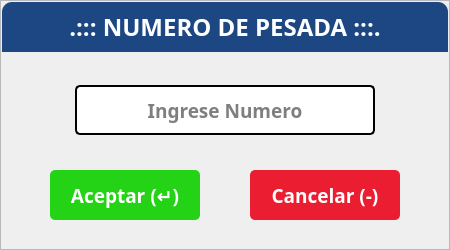
    <widget class="QFrame" name="frmSeleccionarEditarPesada">
     <property name="geometry">
      <rect>
       <x>575</x>
       <y>325</y>
       <width>450</width>
       <height>250</height>
      </rect>
     </property>
     <property name="styleSheet">
      <string notr="true">#frmSeleccionarEditarPesada{background-color: rgb(255, 255, 255);
color: rgb(0, 0, 0);
border:none;
border-radius: 10px;
border: 2px solid #D9D9D9;}</string>
     </property>
     <property name="frameShape">
      <enum>QFrame::StyledPanel</enum>
     </property>
     <property name="frameShadow">
      <enum>QFrame::Raised</enum>
     </property>
     <widget class="QLineEdit" name="txtNumeroDePesada">
      <property name="geometry">
       <rect>
        <x>75</x>
        <y>85</y>
        <width>300</width>
        <height>50</height>
       </rect>
      </property>
      <property name="font">
       <font>
        <family>Poppins</family>
        <pointsize>14</pointsize>
        <weight>75</weight>
        <bold>true</bold>
       </font>
      </property>
      <property name="styleSheet">
       <string notr="true">background-color: rgb(255, 255, 255);
color: rgb(0, 0, 0);
border-radius: 5px;
border: 2px solid #000;
padding: 5px</string>
      </property>
      <property name="text">
       <string/>
      </property>
      <property name="alignment">
       <set>Qt::AlignCenter</set>
      </property>
      <property name="placeholderText">
       <string>Ingrese Numero</string>
      </property>
     </widget>
     <widget class="QPushButton" name="btnAceptarFrmSeleccionarEditarPesada">
      <property name="geometry">
       <rect>
        <x>50</x>
        <y>170</y>
        <width>150</width>
        <height>50</height>
       </rect>
      </property>
      <property name="font">
       <font>
        <family>Poppins</family>
        <pointsize>14</pointsize>
        <weight>75</weight>
        <bold>true</bold>
       </font>
      </property>
      <property name="cursor">
       <cursorShape>PointingHandCursor</cursorShape>
      </property>
      <property name="styleSheet">
       <string notr="true">background-color: rgb(36, 211, 21);
color: rgb(255, 255, 255);
border:none;
border-radius: 5px;</string>
      </property>
      <property name="text">
       <string>Aceptar (↵)</string>
      </property>
      <property name="flat">
       <bool>false</bool>
      </property>
     </widget>
     <widget class="QPushButton" name="btnCancelarFrmSeleccionarEditarPesada">
      <property name="geometry">
       <rect>
        <x>250</x>
        <y>170</y>
        <width>150</width>
        <height>50</height>
       </rect>
      </property>
      <property name="font">
       <font>
        <family>Poppins</family>
        <pointsize>14</pointsize>
        <weight>75</weight>
        <bold>true</bold>
       </font>
      </property>
      <property name="cursor">
       <cursorShape>PointingHandCursor</cursorShape>
      </property>
      <property name="styleSheet">
       <string notr="true">background-color: rgb(234, 29, 49);
color: rgb(255, 255, 255);
border:none;
border-radius: 5px;</string>
      </property>
      <property name="text">
       <string>Cancelar (-)</string>
      </property>
     </widget>
     <widget class="QLabel" name="lblTituloNumeroPesada">
      <property name="geometry">
       <rect>
        <x>2</x>
        <y>2</y>
        <width>446</width>
        <height>50</height>
       </rect>
      </property>
      <property name="font">
       <font>
        <family>Poppins</family>
        <pointsize>18</pointsize>
        <weight>75</weight>
        <bold>true</bold>
       </font>
      </property>
      <property name="styleSheet">
       <string notr="true">background-color: rgb(29, 71, 131);
color: rgb(255, 255, 255);
border-top-left-radius: 10px;
border-top-right-radius: 10px;</string>
      </property>
      <property name="text">
       <string>.::: NUMERO DE PESADA :::.</string>
      </property>
      <property name="alignment">
       <set>Qt::AlignCenter</set>
      </property>
     </widget>
    </widget>
